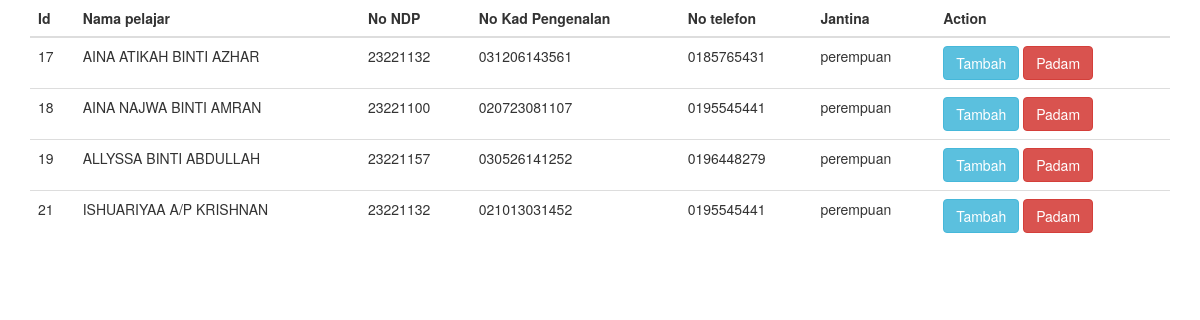
The page / on the database its author committed.
### tables this page shows
CREATE TABLE `info_pelajar` (
  `id` int(3) NOT NULL,
  `namapelajar` varchar(50) NOT NULL,
  `ndp` int(9) NOT NULL,
  `nokp` varchar(50) NOT NULL,
  `jantina` varchar(50) NOT NULL,
  `nohp` varchar(50) NOT NULL
);

### index.php (the view, shortened to what this page needs)
<?php
include "config.php";
$sql = "SELECT * FROM info_pelajar";
$result = $conn->query($sql);
?>
<!DOCTYPE html>
<html>
<head>
<link rel="stylesheet" href="https://maxcdn.bootstrapcdn.com/bootstrap/3.4.0/css/bootstrap.min.css">
</head>
<body>
    <div class="container">
<table class="table">
    <thead>
        <tr>
        <th>Id</th>
        <th>Nama pelajar</th>
        <th>No NDP</th>
        <th>No Kad Pengenalan</th>
        <th>No telefon</th>
        <th>Jantina</th>
        <th>Action</th>
    </tr>
    </thead>
    <tbody>
        <?php
            if ($result ->num_rows > 0) {
                while ($row = $result->fetch_assoc()) {
        ?>
                    <tr>
                    <td><?php echo $row['id']; ?></td>
                    <td><?php echo $row['namapelajar']; ?></td>
                    <td><?php echo $row['ndp']; ?></td>
                    <td><?php echo $row['nokp']; ?></td>
                    <td><?php echo $row['nohp']; ?></td>
                    <td><?php echo $row['jantina']; ?></td>
                    <td><a class="btn btn-info" href="tambah.php?id=<?php echo $row['id']; ?>
                    ">Tambah</a>&nbsp;<a class="btn btn-danger" href="padam.php?id=<?php echo $row['id']; ?>">Padam</a></td>
                    </tr>
        <?php       }
            }
        ?>
    </tbody>
</table>
    </div>
</body>
</html>

### rows shown on the page
info_pelajar: id "17", namapelajar "AINA ATIKAH BINTI AZHAR", ndp "23221132", nokp "031206143561", nohp "0185765431", jantina "perempuan"
info_pelajar: id "18", namapelajar "AINA NAJWA BINTI AMRAN", ndp "23221100", nokp "020723081107", nohp "0195545441", jantina "perempuan"
info_pelajar: id "19", namapelajar "ALLYSSA BINTI ABDULLAH", ndp "23221157", nokp "030526141252", nohp "0196448279", jantina "perempuan"
info_pelajar: id "21", namapelajar "ISHUARIYAA A/P KRISHNAN", ndp "23221132", nokp "021013031452", nohp "0195545441", jantina "perempuan"
